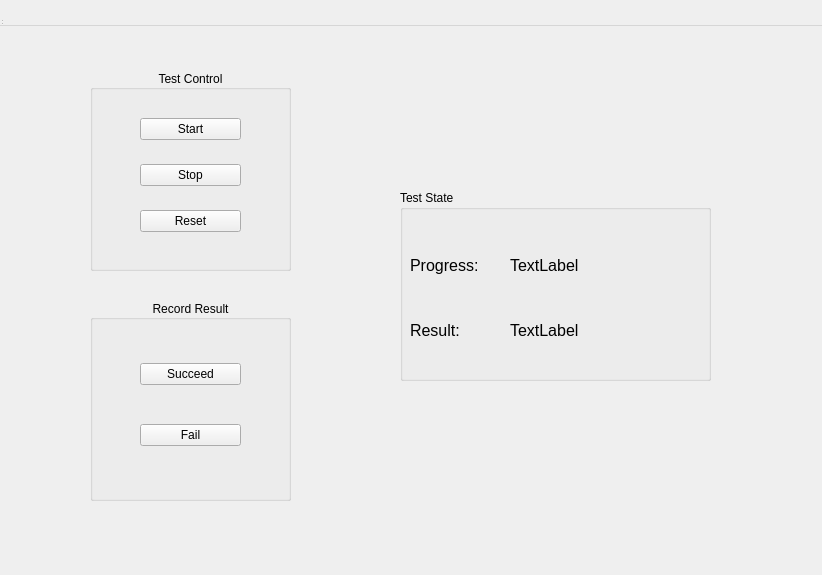
<?xml version="1.0" encoding="UTF-8"?>
<ui version="4.0">
 <class>MyPluginWidget</class>
 <widget class="QWidget" name="MyPluginWidget">
  <property name="geometry">
   <rect>
    <x>0</x>
    <y>0</y>
    <width>822</width>
    <height>575</height>
   </rect>
  </property>
  <property name="windowTitle">
   <string>Test1</string>
  </property>
  <widget class="QWidget" name="centralWidget" native="true">
   <property name="geometry">
    <rect>
     <x>-10</x>
     <y>0</y>
     <width>811</width>
     <height>561</height>
    </rect>
   </property>
   <widget class="QGroupBox" name="gbTestControl">
    <property name="geometry">
     <rect>
      <x>100</x>
      <y>70</y>
      <width>201</width>
      <height>201</height>
     </rect>
    </property>
    <property name="title">
     <string>Test Control</string>
    </property>
    <property name="alignment">
     <set>Qt::AlignCenter</set>
    </property>
    <widget class="QWidget" name="layoutWidget">
     <property name="geometry">
      <rect>
       <x>50</x>
       <y>30</y>
       <width>101</width>
       <height>151</height>
      </rect>
     </property>
     <layout class="QVBoxLayout" name="pbsTestControl">
      <item>
       <widget class="QPushButton" name="pbTestStart">
        <property name="text">
         <string>Start</string>
        </property>
       </widget>
      </item>
      <item>
       <widget class="QPushButton" name="pbTestStop">
        <property name="text">
         <string>Stop</string>
        </property>
       </widget>
      </item>
      <item>
       <widget class="QPushButton" name="pbTestReset">
        <property name="text">
         <string>Reset</string>
        </property>
       </widget>
      </item>
     </layout>
    </widget>
   </widget>
   <widget class="QGroupBox" name="gbTestState">
    <property name="geometry">
     <rect>
      <x>410</x>
      <y>190</y>
      <width>311</width>
      <height>191</height>
     </rect>
    </property>
    <property name="title">
     <string>Test State</string>
    </property>
    <widget class="QLabel" name="lbTestState">
     <property name="geometry">
      <rect>
       <x>110</x>
       <y>60</y>
       <width>191</width>
       <height>31</height>
      </rect>
     </property>
     <property name="font">
      <font>
       <pointsize>12</pointsize>
      </font>
     </property>
     <property name="text">
      <string>TextLabel</string>
     </property>
    </widget>
    <widget class="QLabel" name="lbTestResult">
     <property name="geometry">
      <rect>
       <x>110</x>
       <y>120</y>
       <width>201</width>
       <height>41</height>
      </rect>
     </property>
     <property name="font">
      <font>
       <pointsize>12</pointsize>
      </font>
     </property>
     <property name="text">
      <string>TextLabel</string>
     </property>
    </widget>
    <widget class="QLabel" name="label">
     <property name="geometry">
      <rect>
       <x>10</x>
       <y>60</y>
       <width>91</width>
       <height>31</height>
      </rect>
     </property>
     <property name="font">
      <font>
       <pointsize>12</pointsize>
      </font>
     </property>
     <property name="text">
      <string>Progress:</string>
     </property>
    </widget>
    <widget class="QLabel" name="label_2">
     <property name="geometry">
      <rect>
       <x>10</x>
       <y>120</y>
       <width>91</width>
       <height>41</height>
      </rect>
     </property>
     <property name="font">
      <font>
       <pointsize>12</pointsize>
      </font>
     </property>
     <property name="text">
      <string>Result:</string>
     </property>
    </widget>
   </widget>
   <widget class="QGroupBox" name="gbTestRecord">
    <property name="geometry">
     <rect>
      <x>100</x>
      <y>300</y>
      <width>201</width>
      <height>201</height>
     </rect>
    </property>
    <property name="title">
     <string>Record Result</string>
    </property>
    <property name="alignment">
     <set>Qt::AlignCenter</set>
    </property>
    <widget class="QWidget" name="layoutWidget_2">
     <property name="geometry">
      <rect>
       <x>50</x>
       <y>30</y>
       <width>101</width>
       <height>151</height>
      </rect>
     </property>
     <layout class="QVBoxLayout" name="pbsTestRecord">
      <item>
       <widget class="QPushButton" name="pbTestSucc">
        <property name="text">
         <string>Succeed</string>
        </property>
       </widget>
      </item>
      <item>
       <widget class="QPushButton" name="pbTestFail">
        <property name="text">
         <string>Fail</string>
        </property>
       </widget>
      </item>
     </layout>
    </widget>
   </widget>
  </widget>
  <widget class="QMenuBar" name="menuBar">
   <property name="geometry">
    <rect>
     <x>0</x>
     <y>0</y>
     <width>822</width>
     <height>26</height>
    </rect>
   </property>
  </widget>
  <widget class="QToolBar" name="mainToolBar">
   <property name="geometry">
    <rect>
     <x>0</x>
     <y>0</y>
     <width>8</width>
     <height>19</height>
    </rect>
   </property>
  </widget>
  <widget class="QStatusBar" name="statusBar">
   <property name="geometry">
    <rect>
     <x>0</x>
     <y>0</y>
     <width>3</width>
     <height>26</height>
    </rect>
   </property>
  </widget>
 </widget>
 <resources/>
 <connections/>
</ui>
